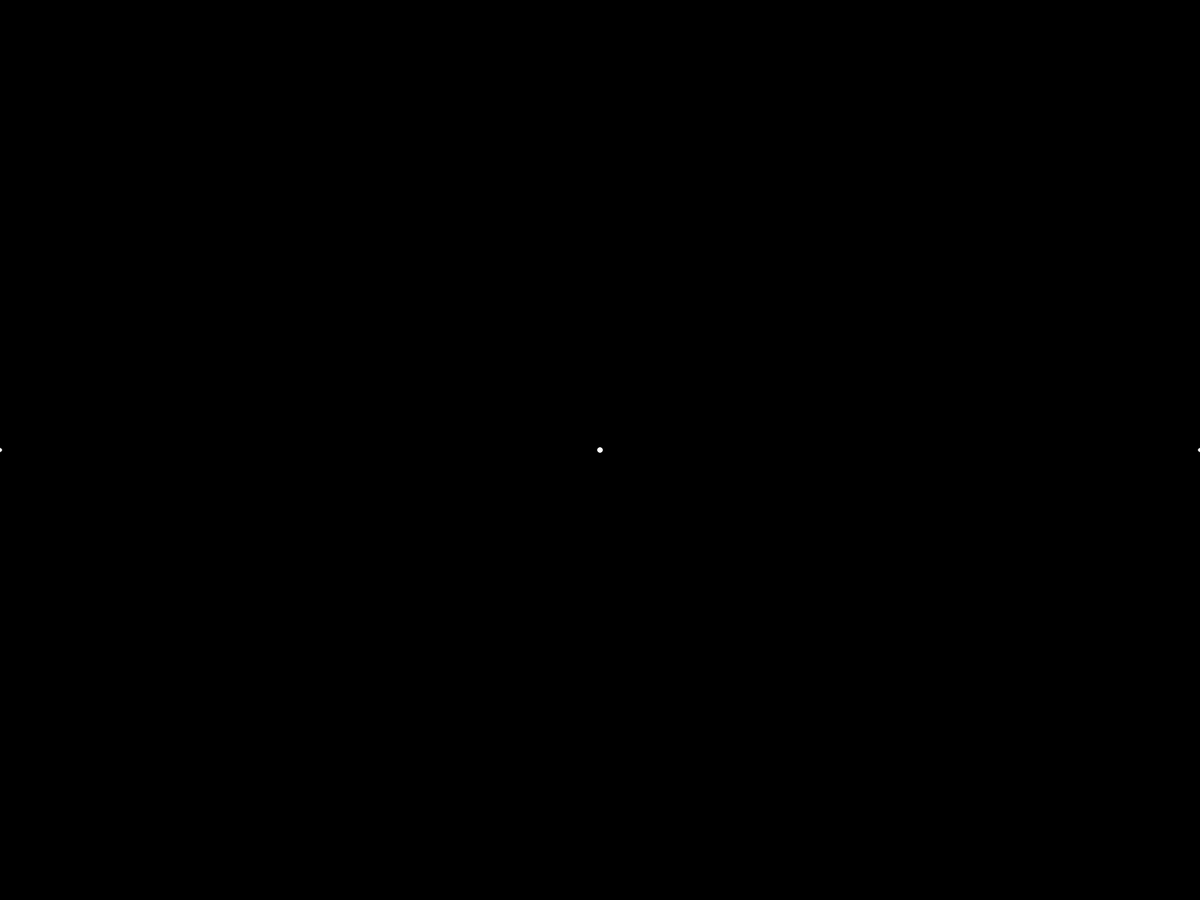
Frame 1 (no input)
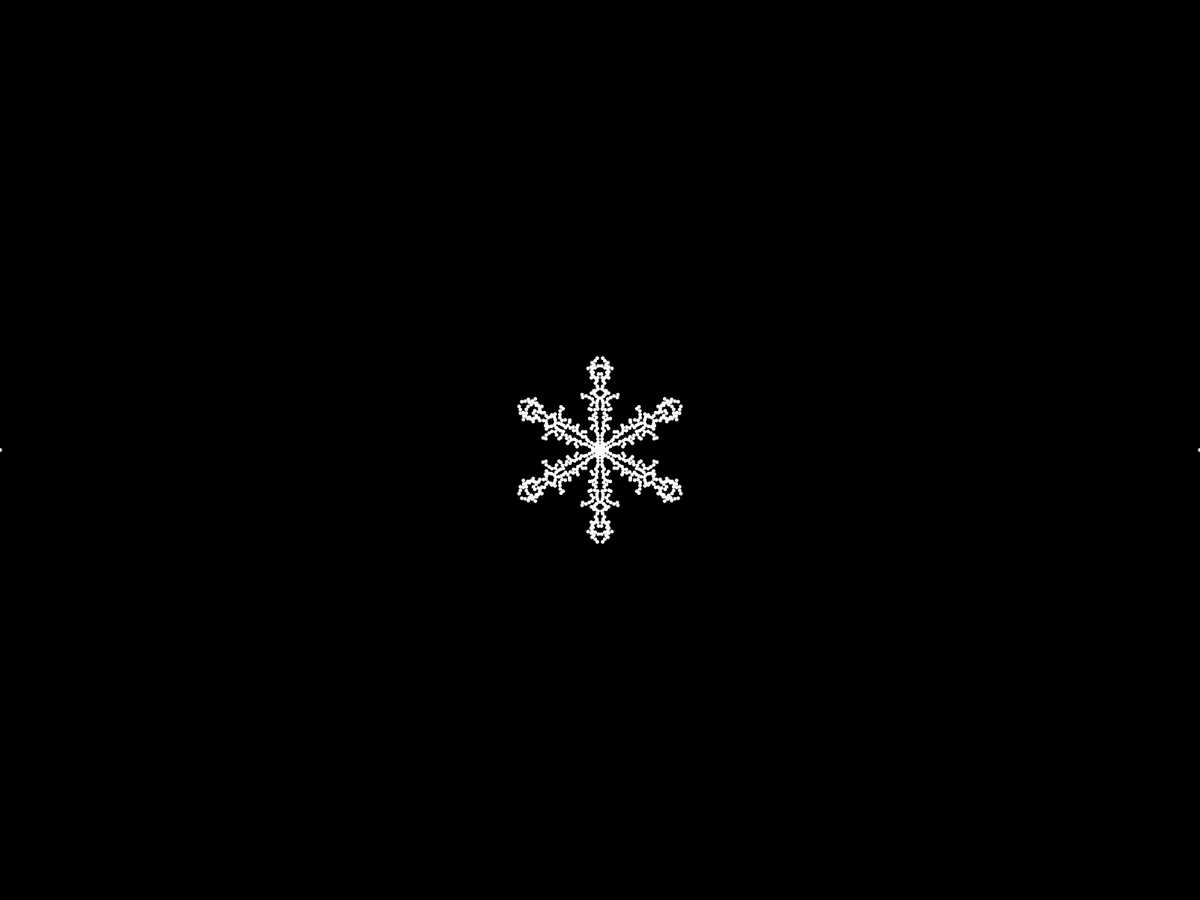
Frame 60 (the mouse pressed at the canvas centre just before this capture)
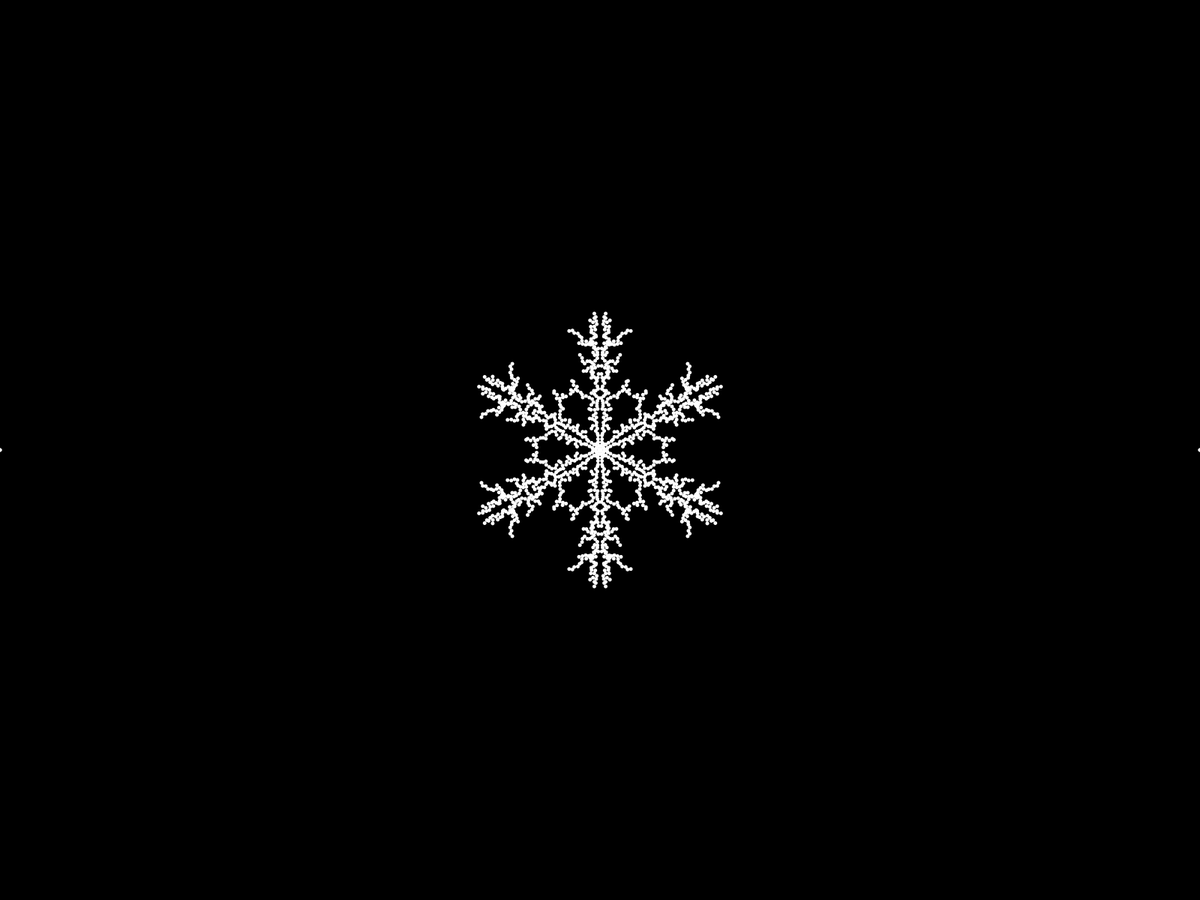
Frame 120 (the mouse held since frame 60 and released just before this capture)

The Processing sketch that drew these frames (run headless with seeded random() and noise(); from frame 60 on, the mouse is pressed at the canvas centre):

// Processing sketch: snowflake
// ── snowflake.pde
flake flake;
ArrayList<flake> snowflakes;

void setup() {
  frameRate(1200);
  fullScreen();
  flake = new flake(width/2, random(0,PI));
  snowflakes = new ArrayList<flake>();
}

void draw() {
  translate(width/2, height/2);
  background(0);
  //flake.update();
  while(!flake.finished() && !flake.intersect(snowflakes)) {
    flake.update();
  }
  snowflakes.add(flake);
  flake = new flake(width/2, 0);
  for (int i=0; i<6; i++) {
    rotate(PI/3);
    flake.Draw();
    for (flake s : snowflakes) {
      s.Draw();
    }

    pushMatrix();
    scale(1, -1);
    flake.Draw();
    for (flake s : snowflakes) {
      s.Draw();
    }
    popMatrix();
  }
}

// ── flake.pde

class flake {
  PVector pos;
  float r = 2.5;
  color c;
  
  flake(float x,float y) {
    pos = new PVector(x,y);
    c = color(random(100,255),random(100,255),random(100,255));
  }
  
  void update() {
    pos.x -=1;
    pos.y -=random(-5,5);
    float angle = pos.heading();
    angle = constrain(angle,0,PI/6);
    float magnitude = pos.mag();
    pos = PVector.fromAngle(angle);
    pos.setMag(magnitude);
  }
  
  void Draw() {
    fill(255);
    noStroke();
    ellipse(pos.x,pos.y,r*2,r*2);
  }
  
  boolean intersect(ArrayList<flake> snowflakes) {
    boolean result = false;
    for(flake s: snowflakes) {
      float d = dist(s.pos.x,s.pos.y,pos.x,pos.y);
      if(d<=r*2) {
        result = true;
        break;
      }
    }
    return result;
  }
  
  boolean finished() {
    return(pos.x<1);
  }
}
